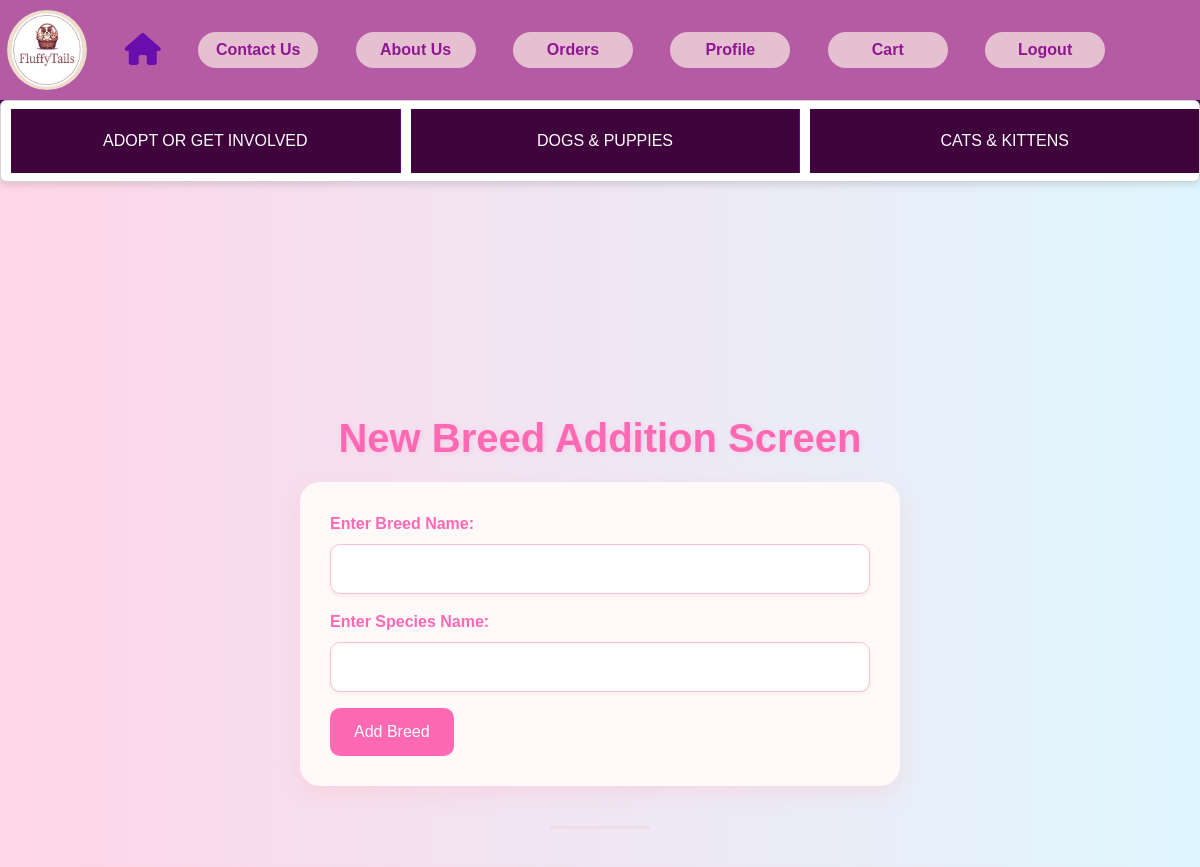
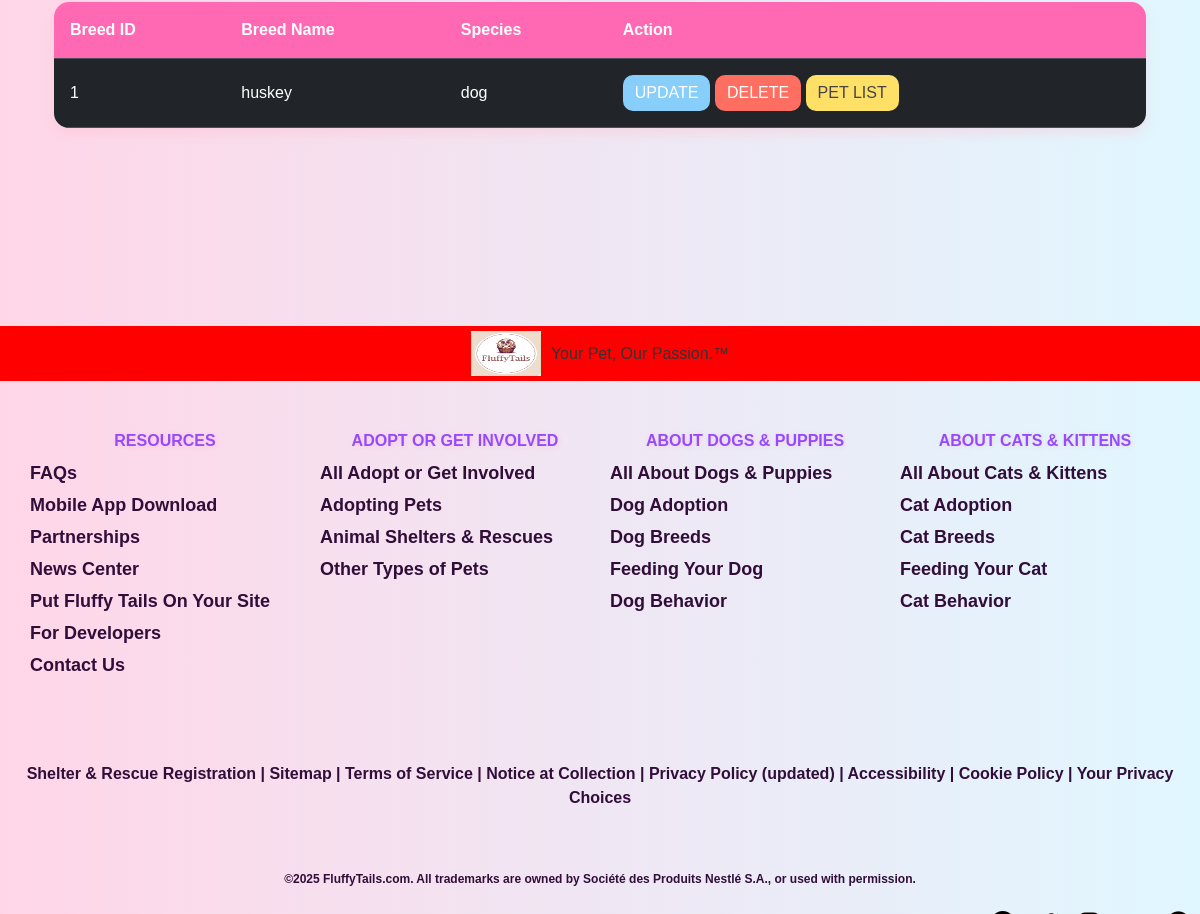
The page /addbreed/ (signed in) on the database its author committed (2 pictures, top to bottom).
### PetApp/models.py (models this page shows, shortened)
class Breeds(models.Model):
    name = models.CharField(max_length=100)
    species = models.ForeignKey(Species, on_delete=models.CASCADE)
    class Meta:
        ordering = ['name']

class Species(models.Model):
    name = models.CharField(max_length=100)
    class Meta:
        ordering = ['name']

### PetApp/views.py (the view, shortened to what this page needs)
# urls.py: path('addbreed/', views.add_breed_view, name='addbreed'),
@login_required
def add_breed_view(request):
    breeds = Breeds.objects.all()
    return render(request, 'addbreed.html', {'breeds': breeds})

### PetApp/templates/addbreed.html (shortened to what this page needs)
{% extends "base.html" %}
{% block main_block %}
<h3 class="text-center" style="margin-top: 250px;">New Breed Addition Screen</h3>
<div class="container">
    <form method="POST">
        <div class="mb-3">
            <label for="name" class="form-label">Enter Breed Name:</label>
            <input type="text" id="name" name="name" required class="form-control">
        </div>
        <div class="mb-3">
            <label for="species_name" class="form-label">Enter Species Name:</label>
            <input type="text" id="species_name" name="species_name" required class="form-control">
        </div>
        <input type="submit" value="Add Breed" class="btn btn-success">
    </form>
</div>
<hr>
{% if breeds %}
<div class="container">
    <table class="table table-dark">
        <thead>
            <tr>
                <th>Breed ID</th>
                <th>Breed Name</th>
                <th>Species</th>
                <th>Action</th>
            </tr>
        </thead>
        <tbody>
            {% for breed in breeds %}
            <tr>
                <td>{{ breed.id }}</td>
                <td>{{ breed.name }}</td>
                <td>{{ breed.species.name }}</td>
                <td>
                    <a href="{% url 'update_breed' breed_id=breed.id %}" class="btn btn-primary">UPDATE</a>
                    <a href="{% url 'delete_breed' breed_id=breed.id %}" class="btn btn-danger">DELETE</a>
                    <a href="{% url 'breed_pet_list' breed_id=breed.id %}" class="btn btn-warning">PET LIST</a>
                </td>
            </tr>
            {% endfor %}
        </tbody>
    </table>
</div>
{% endif %}
{% endblock %}

### PetApp/templates/base.html (style rules this page uses)
body { font-family: Arial, sans-serif; overflow-x: hidden; }

### PetApp/templates/addbreed.html (style rules this page uses)
body { background: linear-gradient(to right, #ffd6e8, #e0f7ff); font-family: 'Poppins', sans-serif; color: #333; }
h3 { font-size: 2.5rem; margin-top: 20px; color: #ff69b4; text-align: center; font-weight: 700; text-shadow: 1px 1px 5px rgba(255, 105, 180, 0.2); }
form { background-color: #fff9f9; padding: 30px; border-radius: 20px; box-shadow: 0 8px 20px rgba(255, 182, 193, 0.3); margin-top: 20px; max-width: 600px; margin-left: auto; margin-right: auto; }
label { font-weight: 600; color: #ff69b4; }
.form-control { border-radius: 10px; padding: 12px; border: 1px solid #ffc0cb; box-shadow: 0 2px 4px rgba(0, 0, 0, 0.05); }
.btn-success { background-color: #ff69b4; border: none; border-radius: 10px; padding: 12px 24px; font-weight: 600; font-size: 1rem; transition: 0.3s; }
hr { border: none; height: 3px; background: #ffb6c1; width: 100px; margin: 40px auto; border-radius: 10px; }
.table-dark { background-color: #ffeef8; color: #333; border-radius: 15px; overflow: hidden; box-shadow: 0 6px 12px rgba(255, 182, 193, 0.3); }
.table-dark th { background-color: #ff69b4; color: white; }
.table-dark td, .table-dark th { padding: 16px; vertical-align: middle; }
.btn { border-radius: 10px; font-weight: 500; }
.btn-primary { background-color: #87cefa; border: none; }
.btn-danger { background-color: #ff6f61; border: none; }
.btn-warning { background-color: #ffe066; color: #444; border: none; }
body::before { content: ""; background: url('https://cdn-icons-png.flaticon.com/512/616/616408.png') repeat; opacity: 0.04; position: absolute; top: 0; left: 0; width: 100%; height: 100%; z-index: -1; }

### rows shown on the page
Breeds: id "1", name "huskey", species.name "dog"
